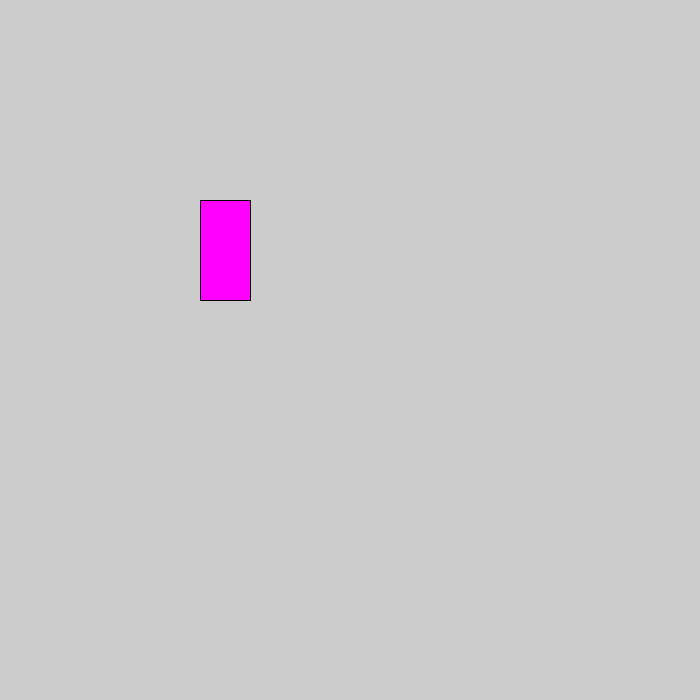
Frame 1 (no input)
Frame 60 (the mouse pressed at the canvas centre just before this capture): identical to frame 1, image omitted
Frame 120 (the mouse held since frame 60 and released just before this capture): identical to frame 1, image omitted

The Processing sketch that drew this single still picture (run headless with seeded random() and noise(); from frame 60 on, the mouse is pressed at the canvas centre):

// Processing sketch: Quiz_1_Question_2
// ── Quiz_1_Question_2.pde
void setup() {
  size(700,700);
}

void draw() {
  fill(255,0,255);
  rect(200,200,50,100);
}

void keyPressed() {
  if (keyCode == 'm');
  rect(mouseX, mouseY, 50, 100);
}
  
  
